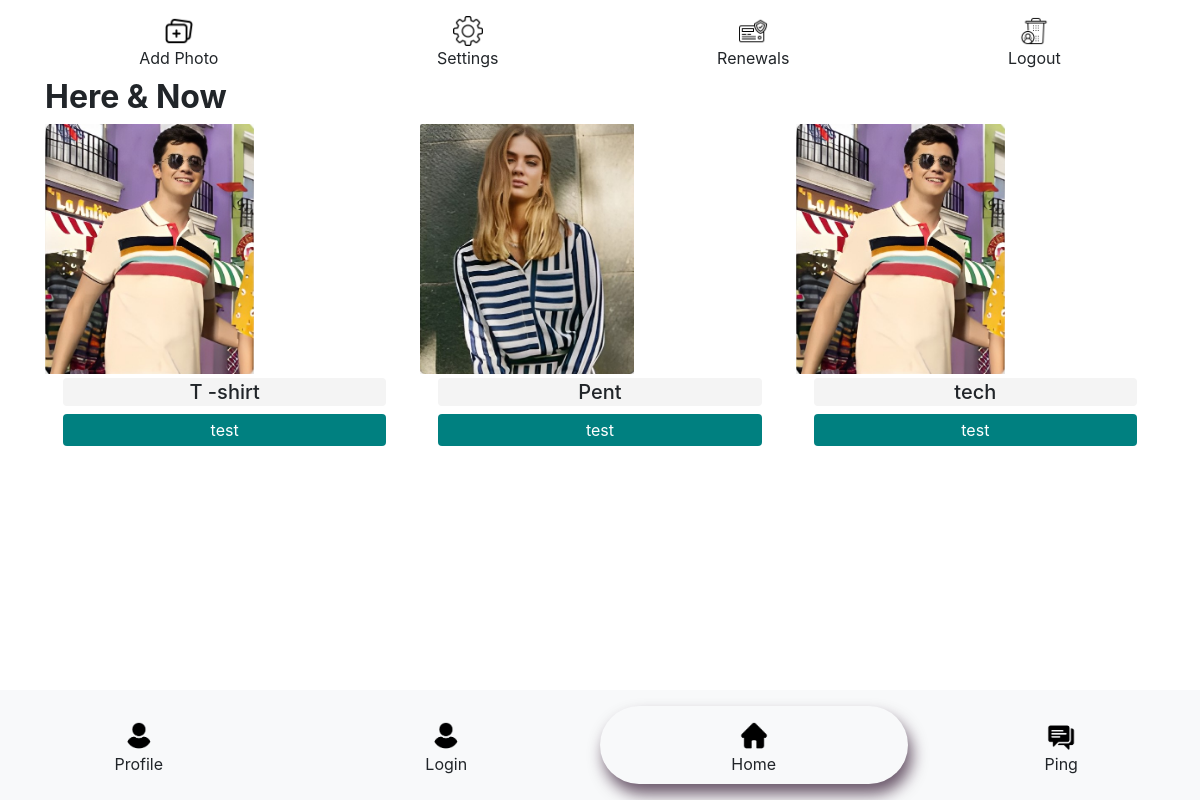
The page /categories/1/ on the database its author committed.
### heroineapp/models.py (models this page shows, shortened)
class Category(models.Model):
    name = models.CharField(max_length=50)
    description = models.CharField(max_length=200)
    image = models.ImageField(upload_to="media/images", default="")
    brand = models.ForeignKey(Brand, on_delete=models.CASCADE, null=True)

### heroineapp/views.py (the view)
# urls.py: path('categories/<int:brand_id>/', views.category, name='categories'),
def category(request, brand_id):
    categories = Category.objects.filter(brand_id=brand_id)
    return render(request, 'category.html', {'categories': categories})

### heroineapp/templates/category.html (shortened to what this page needs)
{% load static %}
<!DOCTYPE html>
<html lang="en">
<head>
	{% include 'components/cdn.html' %}
	<link rel="stylesheet" href="{% static 'css/style.css' %}" />
</head>
<body class="d-flex flex-column">
	{% include 'components/header.html' %}
	<main>
		<div class="container">
			<div class="">
				<h2 class="font-weight-bold">Here & Now</h2>
				<section class="categories">
					{% for category in categories %}
					<article class="category">
						<a href="{% url 'products' category.id %}"><img src="/{{ category.image }}" alt="" class="category__img"></a>
						<h3 class="category__title">{{  category.name }}</h3>
						<p class="category__price">{{  category.description }}</p>
					</article>
					{% endfor %}
				</section>
			</div>
		</div>
	</main>
	{% include 'components/footer.html' %}
</body>
</html>

### static/css/style.css (style rules this page uses)
* { box-sizing: border-box; }
body { margin: 0; padding: 0; height: 100vh !important; overflow: hidden; }
main { overflow-y: auto; flex-grow: 1; }
img { display: block; max-width: 100%; object-fit: cover; }
img { display: block; max-width: 100%; }
.products, .brands, .categories { display: grid; grid-template-columns: repeat(auto-fit, minmax(min(100%, 150px), 1fr)); gap: 1rem; }
.category { --spacer: 0.25rem; display: grid; grid-template-rows: 1fr auto auto var(--spacer); gap: var(--spacer); }
.category > * { grid-column: 1; }
.category__img { grid-row: 1 / -1; height: 250px; }
.category__title, .category__price { background-color: var(--bg-color); border-radius: 0.25rem; text-align: center; font-size: var(--fs); padding: 0.25rem; width: 90%; margin: 0 auto 0.25rem; color: var(--text-color, inherit); }
.category__title { grid-row: 2; line-height: 1; --bg-color: #f4f4f4; --fs: 1.25rem; }
.category__price { grid-row: 3; --bg-color: #008080; --fs: 1rem; --text-color: #fff; }

### rows shown on the page
Category: image (picture), name "T -shirt", description "test"
Category: image (picture), name "Pent", description "test"
Category: image (picture), name "tech", description "test"
